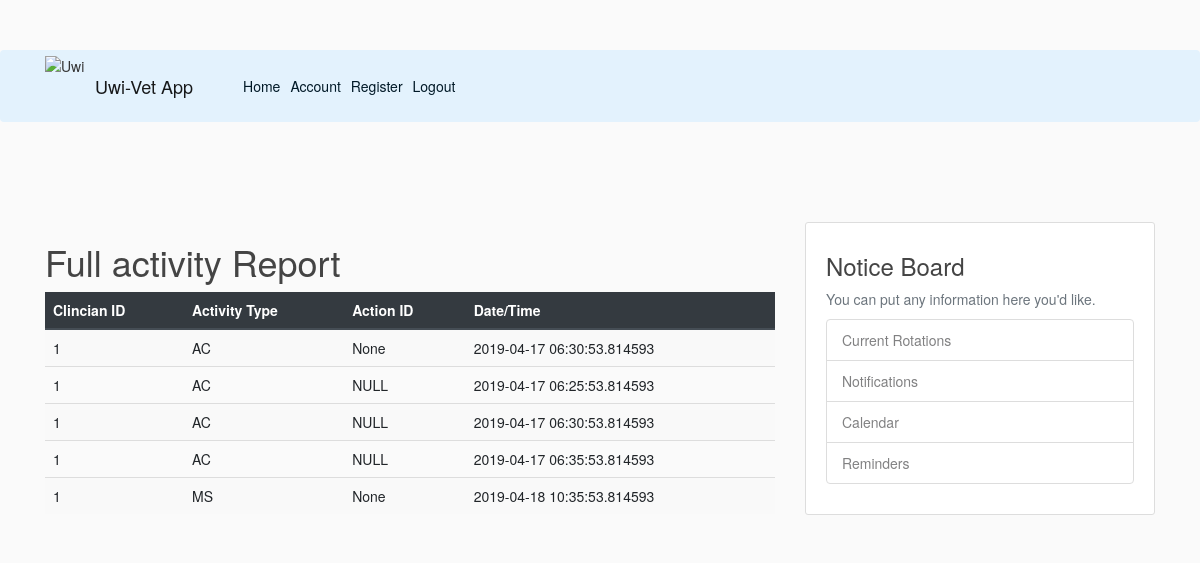
The page /activity (signed in) on the database as committed earlier.
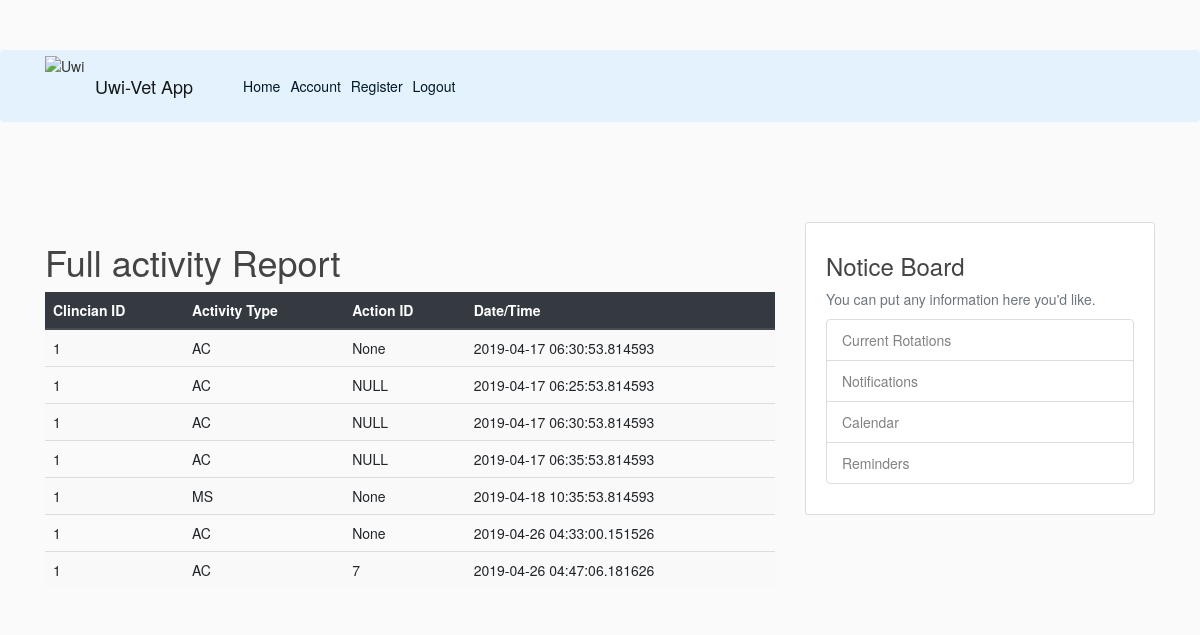
The same page on the database as committed later.
### flaskblog/models.py (models this page shows, shortened)
class Activity(db.Model):
    id = db.Column(db.Integer, primary_key = True, autoincrement=True)
    activityType = db.Column(db.String(10))
    actionID = db.Column(db.Integer)
    clincianID = db.Column(db.Integer)
    timestamp = db.Column(db.DateTime, nullable=False, default=datetime.utcnow)

### flaskblog/routes.py (the view)
@app.route("/activity", methods=['GET'])
@login_required
def activity():
    records = Activity.query.all()
    return render_template('activity.html', title='Activity.html', Activity=records)

### flaskblog/models.py (called while the page is built)
@login_manager.user_loader
def load_user(user_id):
    return User2.query.get(int(user_id))

### flaskblog/templates/activity.html
{% extends "layout.html" %}
{% block content%}
    <h1>Full activity Report</h1>
    <div class="row">
        <div class="col">
            <table class="table table-striped table-hover">
                <thead class="thead-dark">
                    <tr>
                        <th>Clincian ID</th><th>Activity Type</th><th>Action ID</th><th>Date/Time</th>
                    </tr>
                </thead>
                <tbody>
                    {% for val in Activity %}
                    <tr>
                        <td>{{val.clincianID}}</td>
                        <td>{{val.activityType}}</td>
                        <td>{{val.actionID}}</td>
                        <td>{{val.timestamp}}</td>
                    </tr>
                    {% endfor %}
                </tbody>
            </table>
        </div>
    </div>
{% endblock content %}

Rows that differ between the two databases and show on the page:
added Activity: clincianID "1", activityType "AC", actionID "None", timestamp "2019-04-26 04:33:00.151526"
added Activity: clincianID "1", activityType "AC", actionID "7", timestamp "2019-04-26 04:47:06.181626"
